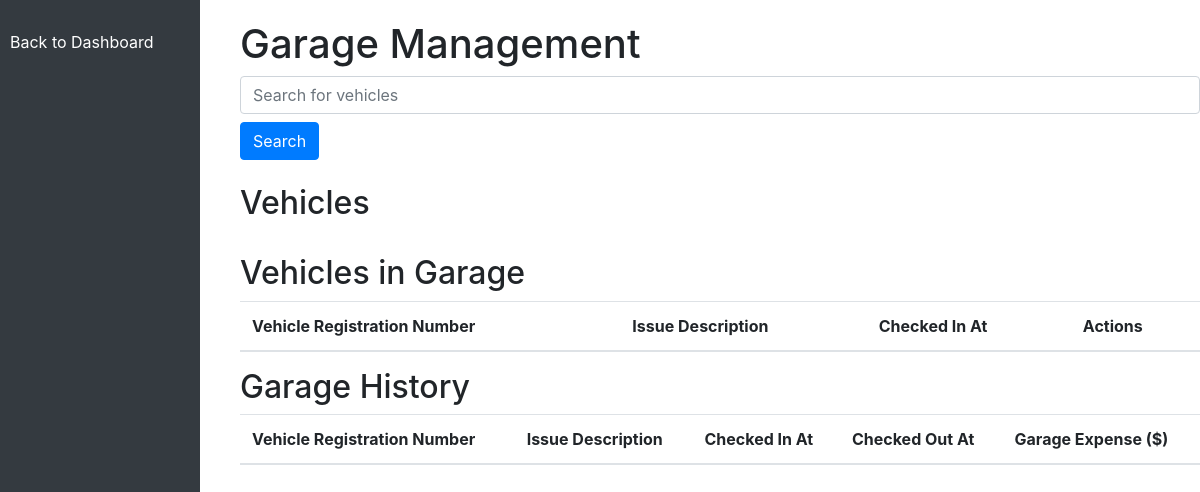
Page /garage.php on the earlier database version.
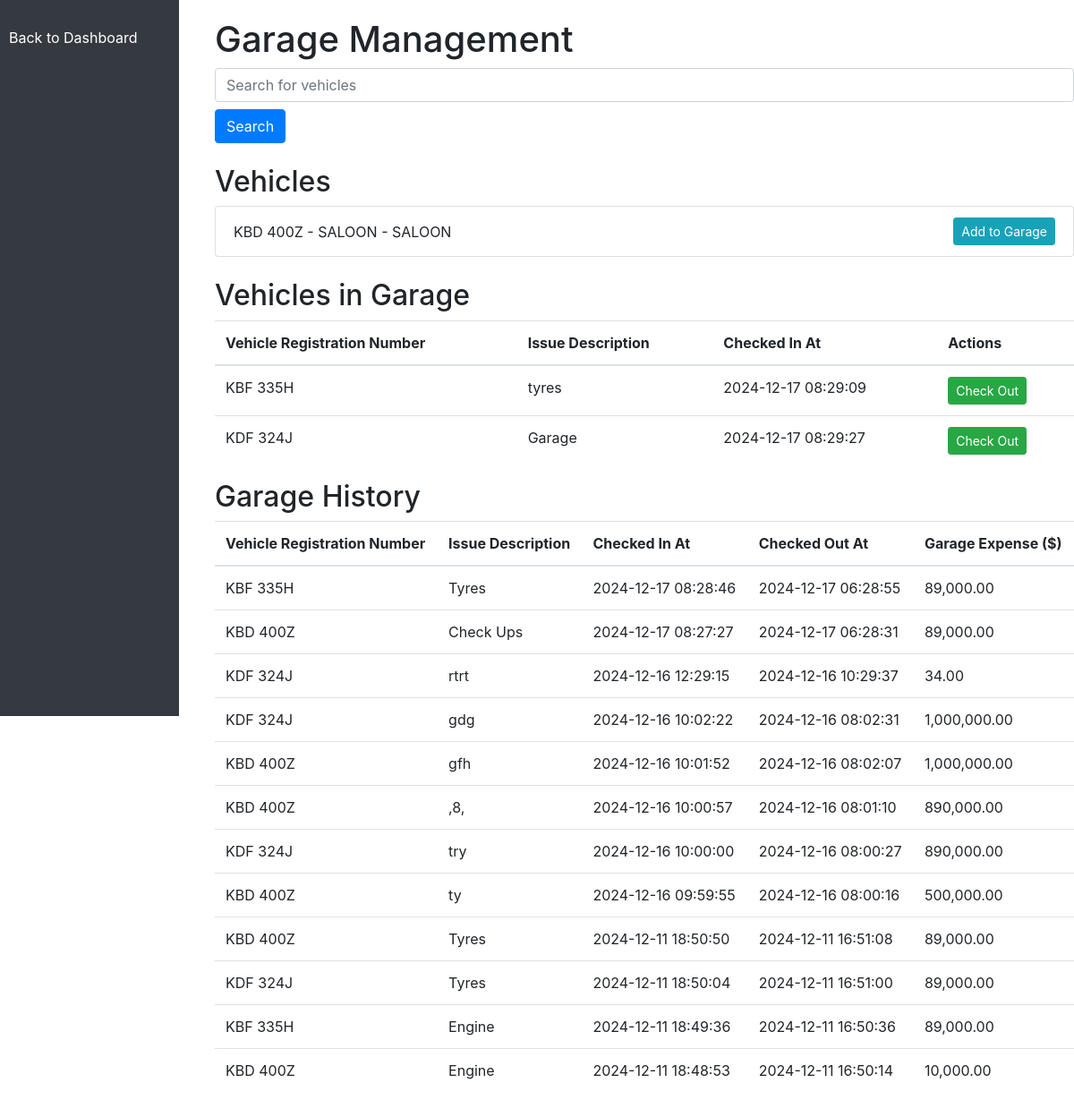
Same page on the later database version.
### tables this page shows
CREATE TABLE `vehicles` (
  `id` int(100) NOT NULL,
  `vehicle_regno` varchar(100) NOT NULL,
  `vehicle_model` varchar(100) NOT NULL,
  `vehicle_type` varchar(100) NOT NULL,
  `engine_number` varchar(100) NOT NULL,
  `capacity` int(255) NOT NULL
);

CREATE TABLE `garage` (
  `id` int(11) NOT NULL,
  `issue_description` text NOT NULL,
  `checked_in_at` datetime NOT NULL,
  `checked_out_at` datetime DEFAULT NULL,
  `vehicle_id` int(11) NOT NULL,
  `garage_expense` int(11) DEFAULT NULL
);

### garage.php (the view, shortened to what the changed rows need)
<?php
include 'connection.php';
$vehicleQuery = "SELECT id, vehicle_regno, vehicle_model, vehicle_type FROM vehicles
                 WHERE id NOT IN (SELECT vehicle_id FROM garage WHERE checked_out_at IS NULL)
                 ORDER BY vehicle_regno ASC";
$vehicleResult = $conn->query($vehicleQuery);
$vehicles = [];
if ($vehicleResult && $vehicleResult->num_rows > 0) {
    while ($row = $vehicleResult->fetch_assoc()) {
        $vehicles[] = $row;
    }
}
$garageQuery = "SELECT g.vehicle_id, v.vehicle_regno, g.issue_description, g.checked_in_at
                FROM garage g
                JOIN vehicles v ON g.vehicle_id = v.id
                WHERE g.checked_out_at IS NULL";
$garageResult = $conn->query($garageQuery);
$garageVehicles = [];
if ($garageResult && $garageResult->num_rows > 0) {
    while ($row = $garageResult->fetch_assoc()) {
        $garageVehicles[] = $row;
    }
}
$historyQuery = "SELECT g.vehicle_id, v.vehicle_regno, g.issue_description, g.checked_in_at, g.checked_out_at, g.garage_expense
                 FROM garage g
                 JOIN vehicles v ON g.vehicle_id = v.id
                 WHERE g.checked_out_at IS NOT NULL
                 ORDER BY g.checked_out_at DESC";
$historyResult = $conn->query($historyQuery);
$garageHistory = [];
if ($historyResult && $historyResult->num_rows > 0) {
    while ($row = $historyResult->fetch_assoc()) {
        $garageHistory[] = $row;
    }
}
?>
<!DOCTYPE html>
<html lang="en">
<head>
    <link href="https://maxcdn.bootstrapcdn.com/bootstrap/4.5.2/css/bootstrap.min.css" rel="stylesheet">
    <link rel="stylesheet" href="css/garage.css">
</head>
<body>
<div class="container-fluid">
    <div class="row">
        <div class="col-md-10 content">
            <h1>Garage Management</h1>
            <h2>Vehicles</h2>
            <ul id="vehicle-list" class="list-group mb-4">
                <?php foreach ($vehicles as $vehicle): ?>
                    <li class="list-group-item d-flex justify-content-between align-items-center">
                        <?php echo htmlspecialchars($vehicle['vehicle_regno']); ?> -
                        <?php echo htmlspecialchars($vehicle['vehicle_model']); ?> -
                        <?php echo htmlspecialchars($vehicle['vehicle_type']); ?>
                        <button class="btn btn-info btn-sm" onclick="openGarageModal(<?php echo $vehicle['id']; ?>, '<?php echo htmlspecialchars($vehicle['vehicle_regno']); ?>')">Add to Garage</button>
                    </li>
                <?php endforeach; ?>
            </ul>
            <h2>Vehicles in Garage</h2>
            <table id="garage-table" class="table">
                <thead>
                    <tr>
                        <th>Vehicle Registration Number</th>
                        <th>Issue Description</th>
                        <th>Checked In At</th>
                        <th>Actions</th>
                    </tr>
                </thead>
                <tbody id="garage-body">
                <?php foreach ($garageVehicles as $garage): ?>
                    <tr id="garage-row-<?php echo $garage['vehicle_id']; ?>">
                        <td><?php echo htmlspecialchars($garage['vehicle_regno']); ?></td>
                        <td><?php echo htmlspecialchars($garage['issue_description']); ?></td>
                        <td><?php echo htmlspecialchars($garage['checked_in_at']); ?></td>
                        <td><button class="btn btn-success btn-sm" onclick="checkoutVehicle(<?php echo $garage['vehicle_id']; ?>)">Check Out</button></td>
                    </tr>
                <?php endforeach; ?>
                </tbody>
            </table>
            <h2>Garage History</h2>
            <table id="garage-history-table" class="table">
                <thead>
                    <tr>
                        <th>Vehicle Registration Number</th>
                        <th>Issue Description</th>
                        <th>Checked In At</th>
                        <th>Checked Out At</th>
                        <th>Garage Expense ($)</th>
                    </tr>
                </thead>
                <tbody>
                    <?php foreach ($garageHistory as $history): ?>
                        <tr>
                            <td><?php echo htmlspecialchars($history['vehicle_regno']); ?></td>
                            <td><?php echo htmlspecialchars($history['issue_description']); ?></td>
                            <td><?php echo htmlspecialchars($history['checked_in_at']); ?></td>
                            <td><?php echo htmlspecialchars($history['checked_out_at']); ?></td>
                            <td><?php echo htmlspecialchars(number_format($history['garage_expense'], 2)); ?></td>
                        </tr>
                    <?php endforeach; ?>
                </tbody>
            </table>
        </div>
    </div>
</div>
</body>
</html>

Differences in the rows shown:
added vehicles: vehicle_regno "KBD 400Z", vehicle_model "SALOON", vehicle_type "SALOON"
added garage: vehicle.vehicle_regno "KBF 335H", issue_description "tyres", checked_in_at "2024-12-17 08:29:09", shown under "Vehicles in Garage"
added garage: vehicle.vehicle_regno "KDF 324J", issue_description "Garage", checked_in_at "2024-12-17 08:29:27", shown under "Vehicles in Garage"
added garage: vehicle.vehicle_regno "KBF 335H", issue_description "Tyres", checked_in_at "2024-12-17 08:28:46", checked_out_at "2024-12-17 06:28:55", garage_expense "89,000.00", shown under "Garage History"
added garage: vehicle.vehicle_regno "KBD 400Z", issue_description "Check Ups", checked_in_at "2024-12-17 08:27:27", checked_out_at "2024-12-17 06:28:31", garage_expense "89,000.00", shown under "Garage History"
added garage: vehicle.vehicle_regno "KDF 324J", issue_description "rtrt", checked_in_at "2024-12-16 12:29:15", checked_out_at "2024-12-16 10:29:37", garage_expense "34.00", shown under "Garage History"
added garage: vehicle.vehicle_regno "KDF 324J", issue_description "gdg", checked_in_at "2024-12-16 10:02:22", checked_out_at "2024-12-16 08:02:31", garage_expense "1,000,000.00", shown under "Garage History"
added garage: vehicle.vehicle_regno "KBD 400Z", issue_description "gfh", checked_in_at "2024-12-16 10:01:52", checked_out_at "2024-12-16 08:02:07", garage_expense "1,000,000.00", shown under "Garage History"
added garage: vehicle.vehicle_regno "KBD 400Z", issue_description ",8,", checked_in_at "2024-12-16 10:00:57", checked_out_at "2024-12-16 08:01:10", garage_expense "890,000.00", shown under "Garage History"
added garage: vehicle.vehicle_regno "KDF 324J", issue_description "try", checked_in_at "2024-12-16 10:00:00", checked_out_at "2024-12-16 08:00:27", garage_expense "890,000.00", shown under "Garage History"
added garage: vehicle.vehicle_regno "KBD 400Z", issue_description "ty", checked_in_at "2024-12-16 09:59:55", checked_out_at "2024-12-16 08:00:16", garage_expense "500,000.00", shown under "Garage History"
added garage: vehicle.vehicle_regno "KBD 400Z", issue_description "Tyres", checked_in_at "2024-12-11 18:50:50", checked_out_at "2024-12-11 16:51:08", garage_expense "89,000.00", shown under "Garage History"
added garage: vehicle.vehicle_regno "KDF 324J", issue_description "Tyres", checked_in_at "2024-12-11 18:50:04", checked_out_at "2024-12-11 16:51:00", garage_expense "89,000.00", shown under "Garage History"
added garage: vehicle.vehicle_regno "KBF 335H", issue_description "Engine", checked_in_at "2024-12-11 18:49:36", checked_out_at "2024-12-11 16:50:36", garage_expense "89,000.00", shown under "Garage History"
added garage: vehicle.vehicle_regno "KBD 400Z", issue_description "Engine", checked_in_at "2024-12-11 18:48:53", checked_out_at "2024-12-11 16:50:14", garage_expense "10,000.00", shown under "Garage History"
